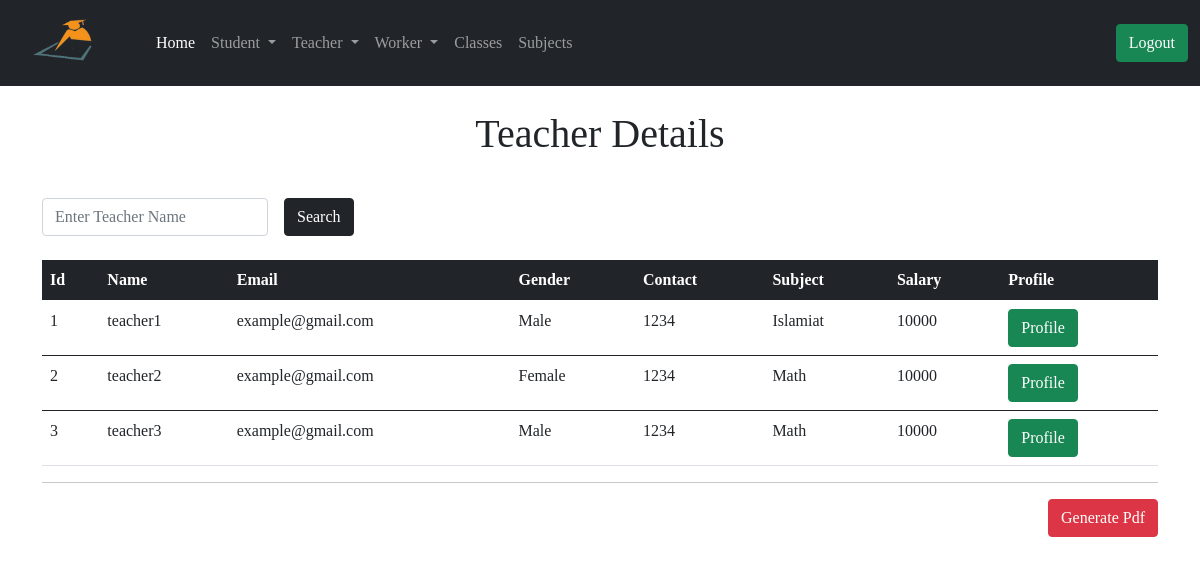
Screenshot of /administrator/teacher_detials (signed in) with the database file from the repository.
### app/models.py (models this page shows, shortened)
class Teacher(db.Model):
    id = db.Column(db.Integer, primary_key=True)
    tech_name = db.Column(db.String(64))
    email = db.Column(db.String(64))
    tech_address = db.Column(db.String(128))
    tech_contact = db.Column(db.String(64))
    gender = db.Column(db.String(64))
    salary = db.Column(db.String(64))
    join_date = db.Column(db.DateTime, default=datetime.utcnow())
    admin_id = db.Column(db.Integer, db.ForeignKey('user.id'))
    tech_subject = db.Column(db.Integer, db.ForeignKey('subject.id'))
    tech_class = db.Column(db.Integer, db.ForeignKey('class.id'))
    uploadlecture = db.relationship('UploadLecture', backref='t_lecture')
    attendance = db.relationship('StudentAttendance', backref='t_lecture')

class Subject(db.Model):
    id = db.Column(db.Integer, primary_key=True)
    sub_name = db.Column(db.String(64))
    admin_id = db.Column(db.Integer, db.ForeignKey('user.id'))
    teacher = db.relationship('Teacher', backref='sub')
    leaveteacher = db.relationship('LeaveTeacher', backref='sub')
    uploadlecture = db.relationship('UploadLecture', backref='sub')

### app/routes.py (the view)
@app.route('/administrator/teacher_detials')
@login_required
def teacher_detials():
    query = request.args.get('query')
    if query:
        teachers = Teacher.query.filter(Teacher.tech_name.contains(query))
        return render_template('administrator/teacher_detials.html', title='Teachers', teachers=teachers, query=query)
    page = request.args.get('page', 1, type=int)
    teachers = Teacher.query.order_by(Teacher.id.asc()).paginate(
        page, app.config['ENTRY_PER_PAGE'], False)
    next_url = url_for('teacher_detials', page=teachers.next_num) \
        if teachers.has_next else None
    prev_url = url_for('teacher_detials', page=teachers.prev_num) \
        if teachers.has_prev else None
    return render_template('administrator/teacher_detials.html', title='Teachers', teachers=teachers.items, next_url=next_url, prev_url=prev_url,)

### app/models.py (called while the page is built)
@login.user_loader
def load_user(id):
    return User.query.get(int(id))

### app/routes.py (called while the page is built)
@app.before_request
def before_request():
    g.user = None
    if 'teacher_id' in session:
        user = Teacher.query.filter_by(id=session['teacher_id']).first()
        g.user = user

@app.before_request
def std_before_request():
    g.std_user = None
    if 'student_id' in session:
        std_user = Student.query.filter_by(id=session['student_id']).first()
        g.std_user = std_user

### app/templates/administrator/teacher_detials.html (shortened to what this page needs)
{% extends 'administrator/base.html' %}
{% block content %}
<div class="container">
  {% if query %}
  <h1 class="text-center mt-4">Search Result About! <span class="text-primary"> {{ query }} </span></h1>
  <td> <a href=" {{ url_for('teacher_detials') }} "> <button type="submit" class="btn btn-success">  Back </button> </a></td>
  {% else %}
  <h1 class="text-center mt-4">Teacher Details</h1>
  {% endif %}
  <form action="" method="GET">
    <div class="row g-3 align-items-center mt-4">
      <div class="col-auto">
        <input type="search" name="query" id="inputPassword6" value="{{query}}" class="form-control" placeholder="Enter Teacher Name" required>
      </div>
      <div class="col-auto">
        <button type="submit" class="btn btn-dark">Search</button>
      </div>
    </div>
  </form>
  <table class="table mt-4">
      <thead class="table-dark">
        <tr>
          <th scope="col">Id</th>
          <th scope="col">Name</th>
          <th scope="col">Email</th>
          <th scope="col">Gender</th>
          <th scope="col">Contact</th>
          <th scope="col">Subject</th>
          <th scope="col">Salary</th>
          <th scope="col">Profile</th>
        </tr>
      </thead>
      {% for teacher in teachers %}
      <tbody>
        <tr>
          <td> {{ teacher.id }}</td>
          <td> {{ teacher.tech_name }} </td>
          <td> {{ teacher.email }} </td>
          <td> {{ teacher.gender }} </td>
          <td> {{ teacher.tech_contact }} </td>
          <td>  {{ teacher.sub.sub_name }} </td>
          <td> {{ teacher.salary }} </td>
          <td> <a href=" {{ url_for('teacher_profile', id=teacher.id) }} "> <button type="submit" class="btn btn-success">  Profile </button> </a></td>
        </tr>
      </tbody>
      {% endfor %}
    </table>
    <hr>
    <a href="{{ url_for('teacher_detials_pdf') }}"><button type="submit" class="btn btn-danger float-end">Generate Pdf</button></a>
</div>
{% endblock %}

### app/templates/administrator/base.html (shortened to what this page needs)
<!DOCTYPE html>
<html lang="en">
<head>
    <link href="https://cdn.jsdelivr.net/npm/bootstrap@5.0.0-beta2/dist/css/bootstrap.min.css" rel="stylesheet">
    <link rel="stylesheet" href="{{ url_for('static', filename='style/index.css') }}">
</head>
<body>
    {% include 'administrator/nav.html' %}
    {% block content %} {% endblock %}
</body>
</html>

### app/templates/administrator/nav.html (shortened to what this page needs)
<nav class="navbar navbar-expand-lg navbar-dark bg-dark">
    <div class="container-fluid">
      <a class="navbar-brand" href="{{ url_for('administrator') }}"><img src=" {{ url_for('static', filename='image/rsz_1logo.png')}} " class="brand_logo " width="120px" height="60px"  alt="Logo"></a>
      <div class="collapse navbar-collapse" id="navbarSupportedContent">
        <ul class="navbar-nav me-auto mb-2 mb-lg-0">
          <li class="nav-item">
            <a class="nav-link active" aria-current="page" href="{{ url_for('administrator') }}">Home</a>
          </li>
          <li class="nav-item dropdown">
            <a class="nav-link dropdown-toggle" href="#" id="navbarDropdown" role="button" data-bs-toggle="dropdown" aria-expanded="false">
              Student
            </a>
          </li>
          <li class="nav-item dropdown">
            <a class="nav-link dropdown-toggle" href="#" id="navbarDropdown" role="button" data-bs-toggle="dropdown" aria-expanded="false">
              Teacher
            </a>
          </li>
          <li class="nav-item dropdown">
            <a class="nav-link dropdown-toggle" href="#" id="navbarDropdown" role="button" data-bs-toggle="dropdown" aria-expanded="false">
              Worker
            </a>
          </li>
          <li class="nav-item">
            <a class="nav-link " aria-current="page" href="{{ url_for('list_of_class') }}">Classes</a>
          </li>
          <li class="nav-item">
            <a class="nav-link " aria-current="page" href="{{ url_for('list_of_subject') }}">Subjects</a>
          </li>
        </ul>
        {% if current_user.is_anonymous %}
        <a href="{{ url_for('admin_login') }}"><button class="btn btn-success ms-2">Admin</button></a>
        {% else %}
        <a href="{{ url_for('admin_logout') }}"><button class="btn btn-success ms-2">Logout</button></a>
        {% endif %}
      </div>
    </div>
  </nav>

### app/templates/administrator/base.html (style rules this page uses)
body { font-family: 'Times New Roman', Times, serif; }

### rows the page displays
Teacher: id "1", tech_name "teacher1", email "example@gmail.com", gender "Male", tech_contact "1234", sub.sub_name "Islamiat", salary "10000"
Teacher: id "2", tech_name "teacher2", email "example@gmail.com", gender "Female", tech_contact "1234", sub.sub_name "Math", salary "10000"
Teacher: id "3", tech_name "teacher3", email "example@gmail.com", gender "Male", tech_contact "1234", sub.sub_name "Math", salary "10000"
